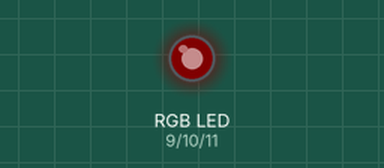
The sketch below on a simulated Arduino Uno, built with avr-gcc and run on an emulated ATmega328P. On the bench: an RGB LED mixed from three pins (HIGH = lit). Dim RGB values are drawn brighter than linear.

Above: at 0.05 s.
At 1.95 s:
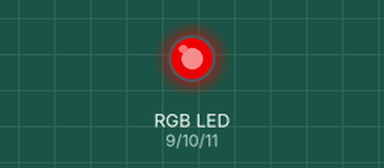
At 3.95 s:
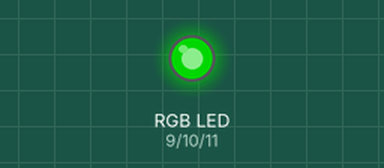
At 7.95 s:
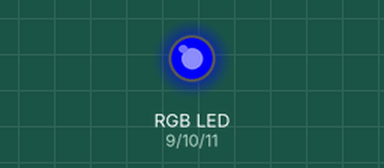
At 11.95 s:
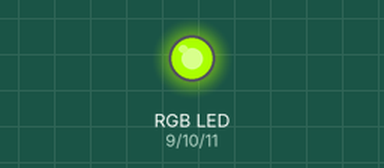
At 15.95 s:
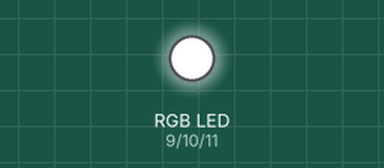
Timing chart, 0 to 20.9 s (numbered marks = the images above):
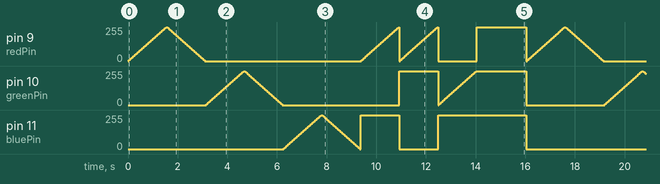

The sketch:

rgb_led.ino
```cpp
// (licence header left out)
// LED Pins
int redPin = 9;
int greenPin = 10;
int bluePin = 11;

void setup() {
  // set pins to OUTPUT
  pinMode(redPin, OUTPUT);
  pinMode(greenPin, OUTPUT);
  pinMode(bluePin, OUTPUT);
}

void loop() {
  // red
  for(int fadeValue = 0; fadeValue <= 255; fadeValue +=5) {
    analogWrite(redPin, fadeValue);
    delay(30);
  }

  for(int fadeValue = 255; fadeValue >= 0; fadeValue -=5) {
    analogWrite(redPin, fadeValue);
    delay(30);
  }

  // green
  for(int fadeValue = 0; fadeValue <= 255; fadeValue +=5) {
    analogWrite(greenPin, fadeValue);
    delay(30);
  }

  for(int fadeValue = 255; fadeValue >= 0; fadeValue -=5) {
    analogWrite(greenPin, fadeValue);
    delay(30);
  }

  // blue
  for(int fadeValue = 0; fadeValue <= 255; fadeValue +=5) {
    analogWrite(bluePin, fadeValue);
    delay(30);
  }

  for(int fadeValue = 255; fadeValue >= 0; fadeValue -=5) {
    analogWrite(bluePin, fadeValue);
    delay(30);
  }

  // blue + increasing red
  digitalWrite(bluePin, HIGH);
  for(int fadeValue = 0; fadeValue <= 255; fadeValue +=5) {
    analogWrite(redPin, fadeValue);
    delay(30);
  }
  // turn blue off again
  digitalWrite(bluePin, LOW);

  // green + increasing red
  digitalWrite(greenPin, HIGH);
  for(int fadeValue = 0; fadeValue <= 255; fadeValue +=5) {
    analogWrite(redPin, fadeValue);
    delay(30);
  }
  // turn green off again
  digitalWrite(greenPin, LOW);
  // turn off red
  digitalWrite(redPin, LOW);

  // blue + increasing green
  digitalWrite(bluePin, HIGH);
  for(int fadeValue = 0; fadeValue <= 255; fadeValue +=5) {
    analogWrite(greenPin, fadeValue);
    delay(30);
  }
  // turn blue off again
  digitalWrite(bluePin, LOW);
  // turn off green
  digitalWrite(greenPin, LOW);


  // turn all on to make white
  digitalWrite(redPin, HIGH);
  digitalWrite(greenPin, HIGH);
  digitalWrite(bluePin, HIGH);

  delay(2000);

  // turn all off
  digitalWrite(redPin, LOW);
  digitalWrite(greenPin, LOW);
  digitalWrite(bluePin, LOW);
}
```

Measured:
- by itself, pin 9 (redPin), pin 10 (greenPin), pin 11 (bluePin): moves between 0/255 and 255/255, repeating every 16.0 s
